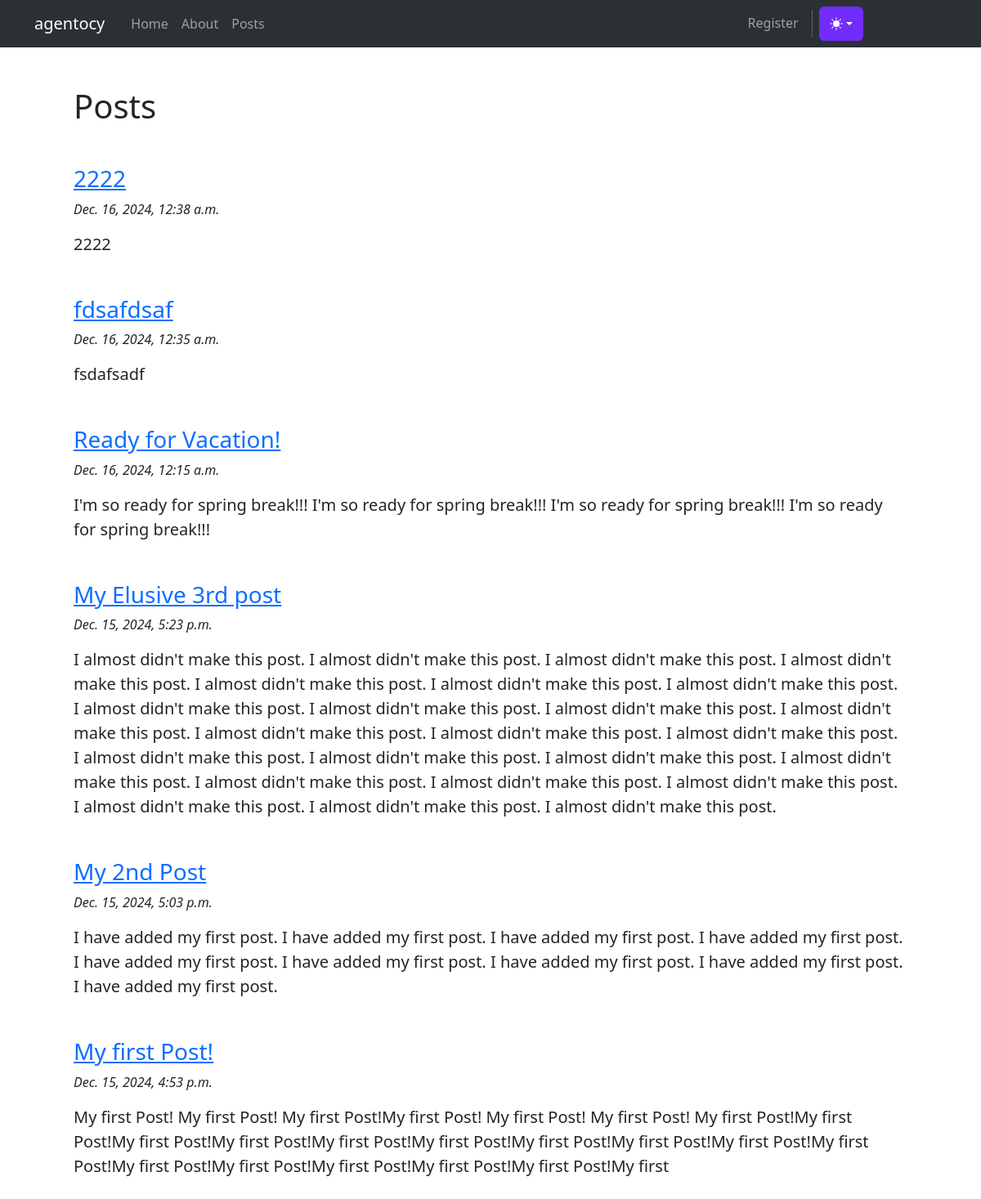
/posts/, run on the app's committed database.
### posts/models.py (models this page shows, shortened)
class Post(models.Model):
    title = models.CharField(max_length=75)
    body = models.TextField()
    slug = models.SlugField()
    date = models.DateTimeField(auto_now_add=True)
    banner = models.ImageField(default="fallback.jpeg", blank=True)

### posts/views.py (the view)
# urls.py: path("", views.posts_list, name="list"),
def posts_list(request):
    posts = Post.objects.all().order_by('-date')
    return render(request, "posts/posts_list.html", { "posts": posts})

### posts/templates/posts/posts_list.html (shortened to what this page needs)
{% extends "layout.html" %}
{% block content %}
        <section class="m-5">
            <h1 class="mb-4">Posts</h1>
            {% for post in posts %}
                <article class="mt-5">
                    <h3>
                        <a href="{% url "posts:page" slug=post.slug %}">
                            {{ post.title }}
                        </a>
                    </h3>
                    <p class="fs-6 fw-light fst-italic text-gray-500">{{ post.date }}</p>
                    <p class="fs-5">{{ post.body }}</p>
                </article>
            {% endfor %}
        </section>
{% endblock content %}

### templates/layout.html (shortened to what this page needs)
<!DOCTYPE html>
{% load static %}
<html lang="en" data-bs-theme="dark">
  <head>
    <link
      href="https://cdn.jsdelivr.net/npm/bootstrap@5.3.3/dist/css/bootstrap.min.css"
      rel="stylesheet"
    />
    <link rel="stylesheet" href="{% static 'css/style.css' %}" />
  </head>
  <body>
    <nav
      class="navbar bg-dark navbar-expand-lg bg-body-tertiary mb-3"
      data-bs-theme="dark"
    >
      <div class="container">
        <a class="navbar-brand me-4" href="/">agentocy</a>
        <div class="collapse navbar-collapse" id="navbarSupportedContent">
          <ul class="navbar-nav me-auto mb-2 mb-lg-0">
            <li class="nav-item">
              <a class="nav-link" aria-current="page" href="/">Home</a>
            </li>
            <li class="nav-item">
              <a class="nav-link" href="/about">About</a>
            </li>
            <li class="nav-item">
              <a class="nav-link" href="{% url 'posts:list' %}">Posts</a>
            </li>
          </ul>
          <div class="d-lg-flex col-lg-3 justify-content-lg-end">
            <ul class="navbar-nav me-auto mb-2 mb-lg-0">
              <li class="nav-item">
                <a
                  class="nav-link"
                  aria-current="page"
                  href=" {% url 'users:register' %} "
                  >Register</a
                >
              </li>
              <li class="nav-item py-2 py-lg-1 col-12 col-lg-auto">
              </li>
              <li class="nav-item dropdown">
                <button
                  class="btn btn-bd-primary py-2 dropdown-toggle d-flex align-items-center"
                  id="bd-theme"
                  type="button"
                  aria-expanded="false"
                  data-bs-toggle="dropdown"
                  aria-label="Toggle theme (auto)"
                >
                  <svg
                    class="bi my-1 theme-icon-active"
                    width="1em"
                    height="1em"
                  >
                    <use href="#circle-half"></use>
                  </svg>
                </button>
              </li>
            </ul>
          </div>
        </div>
      </div>
    </nav>
    <main class="container">{% block content %} {% endblock content %}</main>
  </body>
</html>

### static/css/style.css (style rules this page uses)
.bi { vertical-align: -.125em; fill: currentColor; }
.btn-bd-primary { --bd-violet-bg: #712cf9; --bd-violet-rgb: 112.520718, 44.062154, 249.437846; --bs-btn-font-weight: 600; --bs-btn-color: var(--bs-white); --bs-btn-bg: var(--bd-violet-bg); --bs-btn-border-color: var(--bd-violet-bg); --bs-btn-hover-color: var(--bs-white); --bs-btn-hover-bg: #6528e0; --bs-btn-hover-border-color: #6528e0; --bs-btn-focus-shadow-rgb: var(--bd-violet-rgb); --bs-btn-active-color: var(--bs-btn-hover-color); --bs-btn-active-bg: #5a23c8; --bs-btn-active-border-color: #5a23c8; }

### data on the page
Post: title "2222", date "Dec. 16, 2024, 12:38 a.m.", body "2222"
Post: title "fdsafdsaf", date "Dec. 16, 2024, 12:35 a.m.", body "fsdafsadf"
Post: title "Ready for Vacation!", date "Dec. 16, 2024, 12:15 a.m.", body "I'm so ready for spring break!!! I'm so ready for spring break!!! I'm so ready for spring break!!! I'm so ready for spring break!!!"
Post: title "My Elusive 3rd post", date "Dec. 15, 2024, 5:23 p.m.", body "I almost didn't make this post. I almost didn't make this post. I almost didn't make this post. I almost didn't make this post. I almost didn't make this post. I almost didn't make this post. I almost didn't make this post. I almost didn't make this post. I almost didn't make this post. I almost didn't make this post. I almost didn't make this post. I almost didn't make this post. I almost didn't make this post. I almost didn't make this post. I almost didn't make this post. I almost didn't make this post. I almost didn't make this post. I almost didn't make this post. I almost didn't make this post. I almost didn't make this post. I almost didn't make this post. I almost didn't make this…"
Post: title "My 2nd Post", date "Dec. 15, 2024, 5:03 p.m.", body "I have added my first post. I have added my first post. I have added my first post. I have added my first post. I have added my first post. I have added my first post. I have added my first post. I have added my first post. I have added my first post."
Post: title "My first Post!", date "Dec. 15, 2024, 4:53 p.m.", body "My first Post! My first Post! My first Post!My first Post! My first Post! My first Post! My first Post!My first Post!My first Post!My first Post!My first Post!My first Post!My first Post!My first Post!My first Post!My first Post!My first Post!My first Post!My first Post!My first Post!My first Post!My first"
